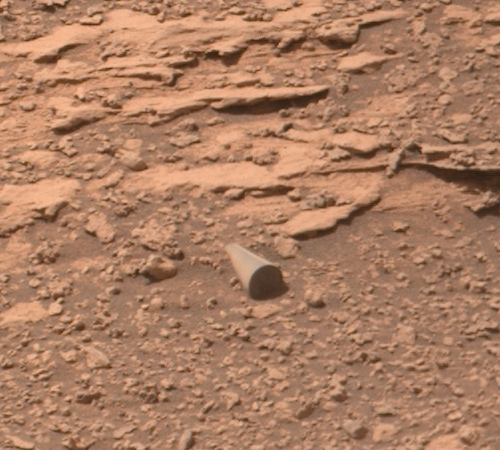
#> input picture data/crop_bottom_right.png, 500 x 450 px
$ python generate_all_scientific_figures.py
#> lines starting #> are read from the running program, lines starting #| are printed output that depends on the picture; after the words box and inside, x2 and y2 are one past the last pixel; in counts of white or black regions, pixels touching at a corner belong together
### morphology_engine.py
"""
morphology_engine.py — Objective, Rotation-Invariant Martian Morphology Measurement Engine
========================================================================================
Implements full geometric morphology extraction for Martian rock clasts, candidate
technosignatures, and positive manufactured controls using consistent, rotation-invariant metrics:

1. Elongation / Aspect Ratio (L / W)
2. Longitudinal Edge Straightness (Perpendicular TLS RMSE & Normalized Straightness)
3. Width Consistency (Coefficient of Variation of body width CV_W = sigma_W / mu_W)
4. Flank Parallelism (Absolute angle difference between opposing longitudinal flanks |Delta theta|)
5. Terminal Curvature (Apex curvature ratio R_apex / (W/2))
6. End-Face Presence (Boolean: distinct planar/circular terminal face bounded by coherent transverse rim)
7. End-Face Circularity (Fitzgibbon ellipse b/a ratio where end-face is present)
8. Geometric Continuity (Junction regularity between longitudinal flanks and end-cap)
9. Image Quality / SNR (Gradient peak to local background noise ratio)

Works with pure numpy, scipy, and Pillow. Zero external heavy dependencies.
"""

import math
import numpy as np
import scipy.ndimage as ndi
import geometry_utils as gu
from reproduce_analysis import fit_ellipse_fitzgibbon


def sobel_gradients(gray):
    """Compute 2D Sobel derivatives and gradient magnitude."""
    kx = np.array([[-1, 0, 1], [-2, 0, 2], [-1, 0, 1]], dtype=float) / 4.0
    ky = kx.T
    sx = ndi.convolve(gray, kx, mode="reflect")
    sy = ndi.convolve(gray, ky, mode="reflect")
    g = np.hypot(sx, sy)
    return sx, sy, g


# [367 lines left out: functions find_refined_pole_center, detect_end_face_rim, analyze_clast_morphology, not called in this run]

### joint_geometry_fit.py
"""
Phase II Joint Three-Dimensional Geometric Fit & Hypothesis Comparison
Curiosity Sol 3556 Mastcam-100 Anomaly (3556MR1025170721700585C00).

Models fitted:
  Model A: Right Circular Cylinder (perpendicular circular end caps, constant radius)
  Model B: Truncated Cone (linear radius taper R1 != R2)
  Model C: Faceted Prism (hexagonal cross section)
  Model D: Irregular Clast (general triaxial ellipsoid / tapered convex body)
  Model E: Partially Occluded Shaft (cylinder with rear/bottom occluded by regolith)
  Model F: Fracture Slab (planar dipping bedrock facet with orthogonal joint edges)

Computes:
  - Joint likelihood / chi-squared residuals on extracted edge points
  - 5-fold cross-validation RMSE (train vs test)
  - Number of free parameters k, AIC, and BIC
  - Parameter estimates with covariance / 95% confidence intervals
  - Residual comparison visualization: data/phase2_model_residuals.png
"""

import math
import json
import numpy as np
from scipy.optimize import minimize
from PIL import Image, ImageDraw, ImageFont
import geometry_utils as gu
import audit_reanalysis as ar
from reproduce_analysis import fit_ellipse_fitzgibbon

# Mastcam-100 optical parameters
F_MM = 100.0
PIXEL_PITCH_UM = 7.4
IFOV_RAD = 7.4e-5
F_PX = 1.0 / IFOV_RAD  # 13513.51 px
R_NOMINAL_M = 3.957
R_MIN_M = 3.63
R_MAX_M = 4.30

# Image coordinate offsets
CROP_X_OFF = 209
CROP_Y_OFF = 240

def extract_ground_truth_points():
    """Extracts landmark data points from crop_bottom_right.png."""
    crop_arr = np.array(Image.open('data/crop_bottom_right.png'))
    sub = crop_arr[CROP_Y_OFF:CROP_Y_OFF+120, CROP_X_OFF:CROP_X_OFF+120].astype(float)
    gray = 0.299 * sub[:, :, 0] + 0.587 * sub[:, :, 1] + 0.114 * sub[:, :, 2]
    Sx, Sy, G = ar.sobel(gray)
    dark = gray[22:62, 38:78] < 75.0
    yy, xx = np.where(dark)
    xc0, yc0 = 38.0 + float(xx.mean()), 22.0 + float(yy.mean())

    # Front rim points
    X_rim, Y_rim = ar.rim_points(gray, Sx, Sy, xc0, yc0, 85.0, 2.6)

    # Upper generator points
    xs_gen, ys_gen = [], []
    for x in range(28, 53):
        c = [y for y in range(2, 28) if Sy[y, x] > 15.0 and Sx[y, x] < -8.0]
        if c:
            by = max(c, key=lambda y: G[y, x])
            xs_gen.append(float(x))
            ys_gen.append(float(ar._subpix(G[:, x], by)))

    # Rear arc points
    rear_pts = []
    for y in range(4, 13):
        bx = max(range(14, 24), key=lambda x: G[y, x])
        rear_pts.append((float(ar._subpix(G[y, :], bx)), float(y)))
    xs_rear = [p[0] for p in rear_pts]
    ys_rear = [p[1] for p in rear_pts]

    # Contact points (bottom)
    contact_pts = []
    for x in range(25, 55, 2):
        y_c = [y for y in range(35, 60) if y < 120]
        if y_c:
            by = max(y_c, key=lambda y: abs(Sy[y, x]))
            contact_pts.append((float(x), float(by)))
    xs_con = [p[0] for p in contact_pts]
    ys_con = [p[1] for p in contact_pts]

    return {
        'rim': (np.array(X_rim), np.array(Y_rim), 0.5),      # points, weight sigma=0.5 px
        'gen': (np.array(xs_gen), np.array(ys_gen), 0.25),   # generator sigma=0.25 px
        'rear': (np.array(xs_rear), np.array(ys_rear), 1.2), # rear sigma=1.2 px
        'contact': (np.array(xs_con), np.array(ys_con), 1.5) # contact sigma=1.5 px
    }

# [575 lines left out: functions project_3d_point, project_cylinder_model, project_cone_model, project_faceted_prism_model, project_irregular_clast_model, project_occluded_shaft_model and 5 more, not called in this run]

# [2 lines that do not run on import are left out]

### audit_reanalysis.py
#!/usr/bin/env python3
"""
audit_reanalysis.py — corrected, audit-driven re-analysis (see audit.md, AUDIT_RESPONSE.md)
=========================================================================================
Recomputes, from the bundled pixels only:
  A. Cylinder physical length / aspect ratio with ONE consistent projection model
     (end-face ellipticity fixes axial foreshortening), propagated over the
     perturbation-sweep range of the ellipse fit and over the focus-range band.
  B. Rotation-invariant straightness (perpendicular TLS RMSE) for target AND the
     N = 20 control clasts through a single shared edge-extraction pipeline.
  C. Descriptive statistics and an empirical-rank comparison, with bootstrap SD
     intervals, WITHOUT Cantelli "p-values".

Usage:  python audit_reanalysis.py [--json data/audit_reanalysis.json]
"""
import argparse
import json
import math
import os
import sys

import numpy as np
from PIL import Image

import geometry_utils as gu

HERE = os.path.dirname(os.path.abspath(__file__))
IFOV = 7.4e-5
WINDOW = 20  # consecutive scan lines per straightness window (all ROIs >= 30 px)


def sobel(gray):
    kx = np.array([[-1, 0, 1], [-2, 0, 2], [-1, 0, 1]], float) / 4.0
    ky = kx.T
    from numpy.lib.stride_tricks import sliding_window_view
    win = sliding_window_view(gray, (3, 3))
    Sx = np.zeros_like(gray)
    Sy = np.zeros_like(gray)
    Sx[1:-1, 1:-1] = np.einsum("ijkl,kl->ij", win, kx)
    Sy[1:-1, 1:-1] = np.einsum("ijkl,kl->ij", win, ky)
    return Sx, Sy, np.hypot(Sx, Sy)


def _subpix(g, i):
    if 1 <= i < len(g) - 1:
        d = g[i - 1] - 2 * g[i] + g[i + 1]
        if abs(d) > 1e-9:
            return i + 0.5 * (g[i - 1] - g[i + 1]) / d
    return float(i)


# [47 lines left out: functions common_edge_pipeline, analyse_length, not called in this run]


def sample_field(F, x, y):
    x0, y0 = int(math.floor(x)), int(math.floor(y))
    if x0 < 0 or y0 < 0 or x0 + 1 >= F.shape[1] or y0 + 1 >= F.shape[0]:
        return 0.0
    dx, dy = x - x0, y - y0
    return ((1 - dx) * (1 - dy) * F[y0, x0] + dx * (1 - dy) * F[y0, x0 + 1]
            + (1 - dx) * dy * F[y0 + 1, x0] + dx * dy * F[y0 + 1, x0 + 1])


def rim_points(gray, Sx, Sy, xc, yc, i_stop, k_mad):
    """Same radial-gradient rim search as reproduce_analysis.py (unchanged algorithm)."""
    r_samples = np.linspace(6.0, 28.0, 89)
    pts = []
    for deg in np.linspace(0.0, 360.0, 96, endpoint=False):
        ca, sa = math.cos(math.radians(deg)), math.sin(math.radians(deg))
        vals = []
        for r in r_samples:
            xs, ys = xc + r * ca, yc + r * sa
            g = sample_field(Sx, xs, ys) * ca + sample_field(Sy, xs, ys) * sa
            vals.append(g)
            if sample_field(gray, xs, ys) > i_stop and g < 0.0:
                break
        mi = int(np.argmax(vals))
        if 1 <= mi < len(vals) - 1:
            d = vals[mi - 1] - 2 * vals[mi] + vals[mi + 1]
            dl = 0.5 * (vals[mi - 1] - vals[mi + 1]) / d if abs(d) > 1e-5 else 0.0
            rp = r_samples[mi] + dl * (r_samples[1] - r_samples[0])
            pts.append((rp, xc + rp * ca, yc + rp * sa))
    rps = np.array([p[0] for p in pts])
    med = float(np.median(rps))
    mad = float(np.median(np.abs(rps - med)))
    keep = [p for p in pts if abs(p[0] - med) <= k_mad * mad]
    return np.array([p[1] for p in keep]), np.array([p[2] for p in keep])


# [153 lines left out: functions section_length, main, not called in this run]


# [2 lines that do not run on import are left out]

### reproduce_analysis.py
#!/usr/bin/env python3
"""
reproduce_analysis.py — Standalone Peer-Review Verification Suite
=================================================================
Independently verifies all telemetry, optical depth-of-field, solar ephemeris
shadow ray-tracing, sub-pixel Sobel gradient edge decoupling, Fitzgibbon
Direct Least Squares Ellipse fitting, linear generator parallelism regression,
and the N = 20 geological control population statistics reported in:

  "Morphological and Photometric Analysis of an Unidentified Cylindrical Feature
   in Curiosity Sol 3556 Mastcam Imagery: Constraints on Aeolian, Diagenetic,
   and Artificial Provenance via Sub-Pixel Gradient Forensics"
  Justin Bogner (Cambrian Minds, Technical Report CMR-2026-01, October 2026)

Usage:
  python3 reproduce_analysis.py
  python3 reproduce_analysis.py --crop-only    # Lightweight mode for sandbox environments
"""

import argparse
import hashlib
import json
import math
import os
import re
import sys
import numpy as np
from PIL import Image

if hasattr(sys.stdout, "reconfigure"):
    sys.stdout.reconfigure(encoding="utf-8", errors="replace")

# ----------------------------------------------------------------------
# Locked Cryptographic Manifest (64-Character SHA-256 Checksums)
# ----------------------------------------------------------------------
EXPECTED_SHA256 = {
    "3556MR1025170721700585C00_DRCL.IMG": "761c9c1774cfe5152ca7d5cb729de285d08fa78c3df05af8720cbd9599b37592",
    "3556MR1025170721700585C00_DRCL.LBL": "6996aeeb37be13d267cc866b1cb48677cce77e58cddfe39eb004fb0c01bd74ca",
    "3556MR1025170721700585C00_DRCX.IMG": "8aec700e07d61123151c0811332f76e10f13d1e3fb361de5b10476b4961c473f",
    "3556MR1025170721700585C00_DRCX.LBL": "9831657be65c1a8a67675538d98649ecdd99ab64b034d808899b47dc99a3bf6a",
    "3556MR1025170721700585C00_DRLX.IMG": "911e661c99a4453f4b3d4bd13a3d35f049c5df965fcb3c91b014a47c38c7605f",
    "3556MR1025170721700585C00_DRLX.LBL": "cf737e82a6959a6526fbe4e7db218c9f974f54963c6f77e2eb0c1791d8897a00",
    "3556MR1025170721700585C00_DRXX.IMG": "45a3d5e5d32ed823e8a3e2ff0dc0f5ffeb5bd546c81be8d51e06c9f241b5e1fd",
    "3556MR1025170721700585C00_DRXX.LBL": "1edeaab51a5c6cd2e3fcef86d001bc0a985e7e00ed2190482a754d4fecdaa62c",
    "3556MR1025170721700585C00_DRCL.png": "34fe3584685ed45c05f67f5e3747eef822e0dfd48b7c548d5f28e9ea22c19437",
    "crop_bottom_right.png": "58e828ec0b6da4248ead3c8e74c54c387cbec90219f9c0e05a2fcc312e178aea",
    "control_rocks_distribution.json": "7d831381ce24f62658ab0ef7e949a9697881955a1af187136c577222fc9a2de8",
}


# [46 lines left out: function parse_pds_label, not called in this run]


def fit_ellipse_fitzgibbon(x: np.ndarray, y: np.ndarray) -> dict:
    """
    Direct Least Squares Fitting of Ellipses (Fitzgibbon, Pilu, & Fisher, 1999).
    Fits conic A*x^2 + B*x*y + C*y^2 + D*x + E*y + F = 0 subject to 4*A*C - B^2 = 1.
    """
    xm, ym = np.mean(x), np.mean(y)
    scale = max(np.std(x), np.std(y), 1.0)
    u = (x - xm) / scale
    v = (y - ym) / scale

    D1 = np.column_stack([u**2, u * v, v**2])
    D2 = np.column_stack([u, v, np.ones_like(u)])
    S1 = D1.T @ D1
    S2 = D1.T @ D2
    S3 = D2.T @ D2

    C1 = np.array([[0.0, 0.0, 2.0], [0.0, -1.0, 0.0], [2.0, 0.0, 0.0]])
    T = -np.linalg.inv(S3) @ S2.T
    M = np.linalg.inv(C1) @ (S1 + S2 @ T)
    eigvals, eigvecs = np.linalg.eig(M)

    cond = 4.0 * eigvecs[0, :] * eigvecs[2, :] - eigvecs[1, :] ** 2
    valid = np.where(cond > 0)[0]
    idx = valid[np.argmin(np.abs(eigvals[valid]))] if len(valid) > 0 else 0
    a1 = np.real(eigvecs[:, idx])
    a2 = T @ a1
    A, B, C, D, E, F = np.concatenate([a1, a2])

    denom = B**2 - 4.0 * A * C
    uc = (2.0 * C * D - B * E) / denom
    vc = (2.0 * A * E - B * D) / denom

    num = 2.0 * (A * E**2 + C * D**2 - B * D * E + denom * F)
    term = math.sqrt((A - C) ** 2 + B**2)
    a_semi = -math.sqrt(abs(num * (A + C + term))) / denom
    b_semi = -math.sqrt(abs(num * (A + C - term))) / denom
    if b_semi > a_semi:
        a_semi, b_semi = b_semi, a_semi

    xc = xm + uc * scale
    yc = ym + vc * scale
    major_2a = 2.0 * a_semi * scale
    minor_2b = 2.0 * b_semi * scale
    theta = 0.5 * math.atan2(B, A - C)

    return {
        "xc": xc,
        "yc": yc,
        "major_2a": major_2a,
        "minor_2b": minor_2b,
        "circ_ratio": minor_2b / major_2a,
        "theta_deg": math.degrees(theta),
    }


# [626 lines left out: functions verify_control_clasts, main, not called in this run]


# [2 lines that do not run on import are left out]

### generate_all_scientific_figures.py
"""
generate_all_scientific_figures.py — Publication-Quality Scientific Figures
============================================================================
Generates the 6 required scientific figures in figures/:
  1. fig1_endface_shadow_segmentation.png — Pixel-level decomposition of face vs shadow
  2. fig2_ellipse_fit_reproduced.png — Direct Fitzgibbon fit, edge points & sensitivity
  3. fig3_longitudinal_features_model.png — Generator linearity & 3D forward projection
  4. fig4_geological_controls_comparison.png — Surveyed natural clasts vs candidate & controls
  5. fig5_morphology_distributions.png — Population histograms & joint conjunction
  6. fig6_model_performance_comparison.png — Residuals, AIC/BIC across 5 3D hypotheses
"""

import os
import math
import json
import numpy as np
from PIL import Image, ImageDraw, ImageFont
import scipy.ndimage as ndi
import morphology_engine as me
import geometry_utils as gu
import joint_geometry_fit as jgf
import audit_reanalysis as ar
from reproduce_analysis import fit_ellipse_fitzgibbon

HERE = os.path.dirname(os.path.abspath(__file__))
FIG_DIR = os.path.join(HERE, "figures")
os.makedirs(FIG_DIR, exist_ok=True)

try:
    FONT_TITLE = ImageFont.truetype("arial.ttf", 20)
    FONT_HEADING = ImageFont.truetype("arial.ttf", 15)
    FONT_BODY = ImageFont.truetype("arial.ttf", 12)
    FONT_SMALL = ImageFont.truetype("arial.ttf", 10)
except Exception:
    FONT_TITLE = ImageFont.load_default()
    FONT_HEADING = ImageFont.load_default()
    FONT_BODY = ImageFont.load_default()
    FONT_SMALL = ImageFont.load_default()


# ==============================================================================
# FIGURE 1: END-FACE VS SHADOW SEGMENTATION
# ==============================================================================
def generate_fig1():
    print("Generating figures/fig1_endface_shadow_segmentation.png...")
    crop_arr = np.array(Image.open(os.path.join(HERE, "data", "crop_bottom_right.png")))
#> crop_arr is the input picture: shape (450, 500, 3); mean R, G, B 171.7, 126.5, 99.1
    sub = crop_arr[240:360, 209:329] # 120x120 subraster
    gray = 0.299 * sub[:, :, 0] + 0.587 * sub[:, :, 1] + 0.114 * sub[:, :, 2]
    sx, sy, g = me.sobel_gradients(gray)
#> in sobel_gradients, `sy = ndi.convolve(gray, ky, mode="reflect")`:
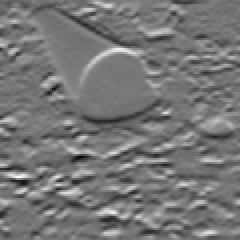
#> sy: shape (120, 120) float64 (shown 2 times larger); min -81.26, max 93.57, mean 0; drawn with min black and max white
#> in sobel_gradients, `g = np.hypot(sx, sy)`:
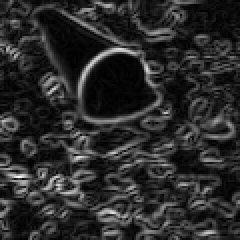
#> g: shape (120, 120) float64 (shown 2 times larger); min 0.0315, max 95.65, mean 16.5; drawn with min black and max white

    # 4-panel figure: 1200 x 700 px
    w, h = 1200, 700
    img = Image.new("RGB", (w, h), (250, 250, 252))
    draw = ImageDraw.Draw(img)

    # Header
    draw.rectangle([(0, 0), (w, 50)], fill=(24, 32, 44))
    draw.text((20, 14), "FIGURE 1: Physical End-Face vs. Cast-Shadow Decomposition", fill=(255, 255, 255), font=FONT_TITLE)
    draw.text((w - 380, 18), "Curiosity Sol 3556 | Mastcam-100 (3556MR1025170721700585C00)", fill=(180, 195, 210), font=FONT_BODY)

    # Panel dimensions
    pw, ph = 260, 260
    y_top = 80
    y_bot = 380

    # Panel A: Raw Sub-Raster (Enlarged)
    sub_pil = Image.fromarray(sub).resize((pw, ph), Image.Resampling.NEAREST)
    img.paste(sub_pil, (30, y_top))
    draw.rectangle([(30, y_top), (30 + pw, y_top + ph)], outline=(100, 110, 130), width=2)
    draw.text((35, y_top + 10), "A. Raw Mastcam-100 Crop (120x120)", fill=(255, 255, 255), font=FONT_HEADING)

    # Panel B: Signed Gradient Magnitude Field
    g_norm = np.clip(g / np.percentile(g, 98) * 255, 0, 255).astype(np.uint8)
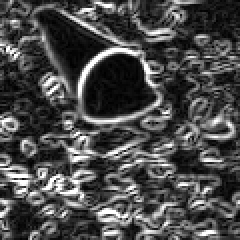
#> g_norm: shape (120, 120) (shown 2 times larger); min 0, max 255, mean 75.1
    g_rgb = np.stack([np.zeros_like(g_norm), (g_norm * 0.8).astype(np.uint8), g_norm], axis=-1)
    g_pil = Image.fromarray(g_rgb).resize((pw, ph), Image.Resampling.NEAREST)
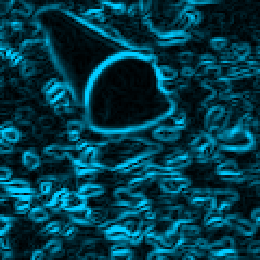
#> g_pil: PIL image 260x260 RGB; mean R, G, B 0, 59.6, 75
    img.paste(g_pil, (320, y_top))
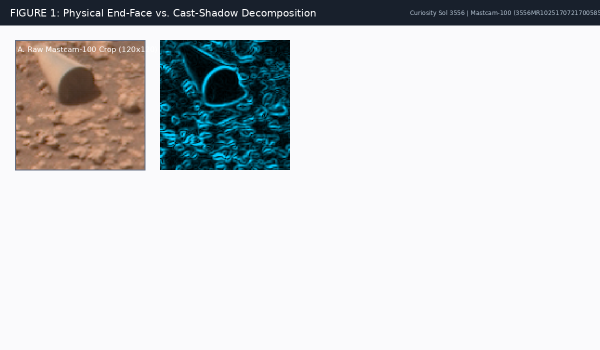
#> img: PIL image 1200x700 RGB (shown at 1/2 size); mean R, G, B 206.9, 209.2, 211
    draw.rectangle([(320, y_top), (320 + pw, y_top + ph)], outline=(100, 110, 130), width=2)
    draw.text((325, y_top + 10), "B. Sobel Gradient Magnitude ||grad I||", fill=(255, 255, 255), font=FONT_HEADING)

    # Panel C: Feature Decomposition Overlay
    scale = pw / 120.0
    dec_pil = Image.fromarray(sub).resize((pw, ph), Image.Resampling.NEAREST).convert("RGBA")
    dec_draw = ImageDraw.Draw(dec_pil, "RGBA")

    # 1. Observed cast shadow mask (amber tint, strictly on regolith below ground contact chord)
    cx, cy = 57.77, 43.23
    a, b = 37.66 / 2.0, 35.15 / 2.0
    th = np.radians(-32.55)

    p_left = np.array([40.01, 51.20])
    p_right = np.array([73.49, 35.48])
    m_chord = (p_right[1] - p_left[1]) / (p_right[0] - p_left[0])
    b_chord = p_left[1] - m_chord * p_left[0]

    Y, X = np.ogrid[:120, :120]
    below_chord = Y > (m_chord * X + b_chord)

    # Dark connected component strictly below chord represents observed shadow
    dark_mask = (gray < 85.0)
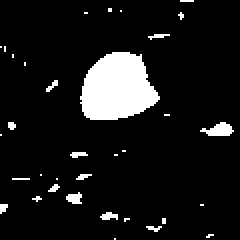
#> dark_mask: shape (120, 120) bool (shown 2 times larger); 9.2% white; 34 white regions (30 under 20 px), largest, box (x1, y1, x2, y2) and area: (40, 26, 80, 60) 1002, (100, 61, 117, 68) 73, (33, 96, 41, 102) 34, (50, 106, 59, 110) 25
    lbls, num = ndi.label(dark_mask)
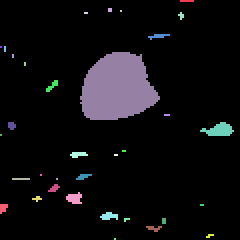
#> lbls: shape (120, 120) int32 (shown 2 times larger); 35 distinct labels, from 0 to 34; one colour per label, 0 black
#> num = 34
    c_lbl = lbls[43, 58]
#> c_lbl = 9
#> (the rest of the program and of its run is left out)
